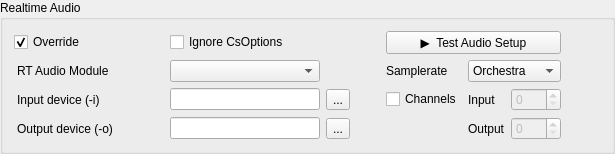
            <widget class="QGroupBox" name="groupBox_12">
             <property name="sizePolicy">
              <sizepolicy hsizetype="Preferred" vsizetype="Fixed">
               <horstretch>0</horstretch>
               <verstretch>0</verstretch>
              </sizepolicy>
             </property>
             <property name="title">
              <string>Realtime Audio</string>
             </property>
             <layout class="QGridLayout" name="gridLayout_21">
              <item row="0" column="0" colspan="3">
               <layout class="QGridLayout" name="gridLayout_19">
                <property name="verticalSpacing">
                 <number>6</number>
                </property>
                <item row="1" column="4">
                 <widget class="QLabel" name="samplerateLabel">
                  <property name="minimumSize">
                   <size>
                    <width>0</width>
                    <height>0</height>
                   </size>
                  </property>
                  <property name="maximumSize">
                   <size>
                    <width>100</width>
                    <height>16777215</height>
                   </size>
                  </property>
                  <property name="text">
                   <string>Samplerate</string>
                  </property>
                 </widget>
                </item>
                <item row="0" column="1" colspan="2">
                 <widget class="QCheckBox" name="RtOverrideCheckBox">
                  <property name="toolTip">
                   <string>&lt;html&gt;&lt;head/&gt;&lt;body&gt;&lt;p&gt;If checked, the options set within the tag &lt;span style=&quot; font-weight:600;&quot;&gt;CsOptions&lt;/span&gt; in the .csd file are ignored&lt;/p&gt;&lt;/body&gt;&lt;/html&gt;</string>
                  </property>
                  <property name="text">
                   <string>Ignore CsOptions</string>
                  </property>
                 </widget>
                </item>
                <item row="3" column="7">
                 <spacer name="horizontalSpacer_16">
                  <property name="orientation">
                   <enum>Qt::Orientation::Horizontal</enum>
                  </property>
                  <property name="sizeType">
                   <enum>QSizePolicy::Policy::Minimum</enum>
                  </property>
                  <property name="sizeHint" stdset="0">
                   <size>
                    <width>40</width>
                    <height>20</height>
                   </size>
                  </property>
                 </spacer>
                </item>
                <item row="1" column="5" colspan="2">
                 <widget class="QComboBox" name="samplerateComboBox">
                  <property name="enabled">
                   <bool>true</bool>
                  </property>
                  <property name="sizePolicy">
                   <sizepolicy hsizetype="Expanding" vsizetype="Fixed">
                    <horstretch>0</horstretch>
                    <verstretch>0</verstretch>
                   </sizepolicy>
                  </property>
                  <property name="minimumSize">
                   <size>
                    <width>0</width>
                    <height>0</height>
                   </size>
                  </property>
                  <property name="maximumSize">
                   <size>
                    <width>16777215</width>
                    <height>16777215</height>
                   </size>
                  </property>
                  <property name="toolTip">
                   <string>&lt;html&gt;&lt;head/&gt;&lt;body&gt;&lt;p&gt;Select the sample rate. &lt;br/&gt;* &lt;span style=&quot; font-weight:600;&quot;&gt;Orchestra &lt;/span&gt;(default): uses the samplerate as defined in the orchestra via the &lt;span style=&quot; font-weight:600;&quot;&gt;sr&lt;/span&gt; variable, If the backend selected does not allow to change the samplerate (jack, coreaudio), then the value of the &lt;span style=&quot; font-weight:600;&quot;&gt;sr&lt;/span&gt; variable cannot differ from the system sr. In such a case, either change the sr value to match the system  or use the &amp;quot;System&amp;quot; setting in this menu&lt;br/&gt;* &lt;span style=&quot; font-weight:600;&quot;&gt;System&lt;/span&gt;: use the samplerate of the system, overriding the value of the sr variable in the orchestra. Not all backends have a system samplerate (jack, coreaudio do, portaudio does not)&lt;br/&gt;* 44100, 48000, etc: Use this as the samplerate, overriding any value set in the orchestra &lt;/p&gt;&lt;/body&gt;&lt;/html&gt;</string>
                  </property>
                  <item>
                   <property name="text">
                    <string>Orchestra</string>
                   </property>
                  </item>
                  <item>
                   <property name="text">
                    <string>System</string>
                   </property>
                  </item>
                  <item>
                   <property name="text">
                    <string>22050</string>
                   </property>
                  </item>
                  <item>
                   <property name="text">
                    <string>44100</string>
                   </property>
                  </item>
                  <item>
                   <property name="text">
                    <string>48000</string>
                   </property>
                  </item>
                  <item>
                   <property name="text">
                    <string>88200</string>
                   </property>
                  </item>
                  <item>
                   <property name="text">
                    <string>96000</string>
                   </property>
                  </item>
                  <item>
                   <property name="text">
                    <string>192000</string>
                   </property>
                  </item>
                 </widget>
                </item>
                <item row="3" column="1">
                 <widget class="QLineEdit" name="RtOutputLineEdit">
                  <property name="minimumSize">
                   <size>
                    <width>100</width>
                    <height>0</height>
                   </size>
                  </property>
                  <property name="toolTip">
                   <string>&lt;html&gt;&lt;head/&gt;&lt;body&gt;&lt;p&gt;Audio device used for output. Use the &amp;quot;...&amp;quot; button to select one of the audio devices available (select the realtime audio module first)&lt;/p&gt;&lt;/body&gt;&lt;/html&gt;</string>
                  </property>
                 </widget>
                </item>
                <item row="0" column="4" colspan="3">
                 <widget class="QPushButton" name="testAudioSetupButton">
                  <property name="sizePolicy">
                   <sizepolicy hsizetype="Expanding" vsizetype="Fixed">
                    <horstretch>0</horstretch>
                    <verstretch>0</verstretch>
                   </sizepolicy>
                  </property>
                  <property name="maximumSize">
                   <size>
                    <width>16777215</width>
                    <height>16777215</height>
                   </size>
                  </property>
                  <property name="toolTip">
                   <string>Test the current audio/midi setup</string>
                  </property>
                  <property name="styleSheet">
                   <string notr="true"/>
                  </property>
                  <property name="text">
                   <string>▶  Test Audio Setup</string>
                  </property>
                 </widget>
                </item>
                <item row="3" column="0">
                 <widget class="QLabel" name="label_5">
                  <property name="sizePolicy">
                   <sizepolicy hsizetype="Minimum" vsizetype="Preferred">
                    <horstretch>0</horstretch>
                    <verstretch>0</verstretch>
                   </sizepolicy>
                  </property>
                  <property name="toolTip">
                   <string>&lt;html&gt;&lt;head/&gt;&lt;body&gt;&lt;p&gt;Audio device used for output. Use the &amp;quot;...&amp;quot; button to select one of the audio devices available (select the realtime audio module first)&lt;/p&gt;&lt;/body&gt;&lt;/html&gt;</string>
                  </property>
                  <property name="styleSheet">
                   <string notr="true">padding-right: 6</string>
                  </property>
                  <property name="text">
                   <string>Output device (-o)</string>
                  </property>
                 </widget>
                </item>
                <item row="3" column="2">
                 <widget class="QToolButton" name="audioOutputToolButton">
                  <property name="toolTip">
                   <string>Select from a list of output devices</string>
                  </property>
                  <property name="text">
                   <string>...</string>
                  </property>
                 </widget>
                </item>
                <item row="2" column="3">
                 <spacer name="horizontalSpacer_8">
                  <property name="orientation">
                   <enum>Qt::Orientation::Horizontal</enum>
                  </property>
                  <property name="sizeType">
                   <enum>QSizePolicy::Policy::Minimum</enum>
                  </property>
                  <property name="sizeHint" stdset="0">
                   <size>
                    <width>24</width>
                    <height>20</height>
                   </size>
                  </property>
                 </spacer>
                </item>
                <item row="0" column="0">
                 <widget class="QCheckBox" name="RtUseOptionsCheckBox">
                  <property name="minimumSize">
                   <size>
                    <width>150</width>
                    <height>0</height>
                   </size>
                  </property>
                  <property name="text">
                   <string>Override</string>
                  </property>
                  <property name="checked">
                   <bool>true</bool>
                  </property>
                 </widget>
                </item>
                <item row="2" column="4">
                 <widget class="QCheckBox" name="numChannelsCheckBox">
                  <property name="toolTip">
                   <string>&lt;html&gt;&lt;head/&gt;&lt;body&gt;&lt;p&gt;If active, overrides the number of channels set in the orchestra via the &lt;span style=&quot; font-weight:600;&quot;&gt;nchnls &lt;/span&gt;variable. To set a different number of input channels, set the &lt;span style=&quot; font-weight:600;&quot;&gt;nchnls_i &lt;/span&gt;variable in the orchestra, or use the &lt;span style=&quot; font-weight:600;&quot;&gt;--nchnls_i&lt;/span&gt; flag&lt;/p&gt;&lt;/body&gt;&lt;/html&gt;</string>
                  </property>
                  <property name="text">
                   <string>Channels</string>
                  </property>
                 </widget>
                </item>
                <item row="2" column="2">
                 <widget class="QToolButton" name="audioInputToolButton">
                  <property name="toolTip">
                   <string>Browse a list of input devices</string>
                  </property>
                  <property name="text">
                   <string>...</string>
                  </property>
                 </widget>
                </item>
                <item row="1" column="1" colspan="3">
                 <widget class="QComboBox" name="RtModuleComboBox">
                  <property name="sizePolicy">
                   <sizepolicy hsizetype="Fixed" vsizetype="Fixed">
                    <horstretch>0</horstretch>
                    <verstretch>0</verstretch>
                   </sizepolicy>
                  </property>
                  <property name="minimumSize">
                   <size>
                    <width>150</width>
                    <height>0</height>
                   </size>
                  </property>
                  <property name="toolTip">
                   <string>&lt;html&gt;&lt;head/&gt;&lt;body&gt;&lt;p&gt;Backend used for realtime audio&lt;/p&gt;&lt;p&gt;&lt;span style=&quot; font-weight:600;&quot;&gt;* portaudio&lt;/span&gt;: if in doubt, &lt;span style=&quot; font-weight:600;&quot;&gt;use the callback version&lt;/span&gt;. It performs much better, allowing lower latency.  &lt;/p&gt;&lt;/body&gt;&lt;/html&gt;</string>
                  </property>
                 </widget>
                </item>
                <item row="2" column="0">
                 <widget class="QLabel" name="label_4">
                  <property name="sizePolicy">
                   <sizepolicy hsizetype="Minimum" vsizetype="Preferred">
                    <horstretch>0</horstretch>
                    <verstretch>0</verstretch>
                   </sizepolicy>
                  </property>
                  <property name="minimumSize">
                   <size>
                    <width>0</width>
                    <height>0</height>
                   </size>
                  </property>
                  <property name="toolTip">
                   <string>&lt;html&gt;&lt;head/&gt;&lt;body&gt;&lt;p&gt;Audio device used for input. Use the &amp;quot;...&amp;quot; button to select one of the audio devices available (select the realtime audio module first)&lt;/p&gt;&lt;p&gt;This is equivalent to the &lt;span style=&quot; font-weight:600;&quot;&gt;-i&lt;/span&gt; flag&lt;/p&gt;&lt;/body&gt;&lt;/html&gt;</string>
                  </property>
                  <property name="styleSheet">
                   <string notr="true">padding-right: 6</string>
                  </property>
                  <property name="text">
                   <string>Input device (-i)</string>
                  </property>
                 </widget>
                </item>
                <item row="1" column="0">
                 <widget class="QLabel" name="label_3">
                  <property name="sizePolicy">
                   <sizepolicy hsizetype="Minimum" vsizetype="Preferred">
                    <horstretch>0</horstretch>
                    <verstretch>0</verstretch>
                   </sizepolicy>
                  </property>
                  <property name="toolTip">
                   <string>&lt;html&gt;&lt;head/&gt;&lt;body&gt;&lt;p&gt;Backend used for realtime audio&lt;/p&gt;&lt;p&gt;&lt;span style=&quot; font-weight:600;&quot;&gt;* portaudio&lt;/span&gt;: if in doubt, &lt;span style=&quot; font-weight:600;&quot;&gt;use the callback version&lt;/span&gt;. It performs much better, allowing lower latency.  &lt;/p&gt;&lt;/body&gt;&lt;/html&gt;</string>
                  </property>
                  <property name="styleSheet">
                   <string notr="true">padding-right: 6</string>
                  </property>
                  <property name="text">
                   <string>RT Audio Module</string>
                  </property>
                 </widget>
                </item>
                <item row="2" column="1">
                 <widget class="QLineEdit" name="RtInputLineEdit">
                  <property name="minimumSize">
                   <size>
                    <width>150</width>
                    <height>0</height>
                   </size>
                  </property>
                  <property name="toolTip">
                   <string>&lt;html&gt;&lt;head/&gt;&lt;body&gt;&lt;p&gt;Audio device used for input. Use the &amp;quot;...&amp;quot; button to select one of the audio devices available (select the realtime audio module first)&lt;/p&gt;&lt;/body&gt;&lt;/html&gt;</string>
                  </property>
                 </widget>
                </item>
                <item row="2" column="6">
                 <widget class="QSpinBox" name="numInputChannelsSpinBox">
                  <property name="enabled">
                   <bool>false</bool>
                  </property>
                  <property name="sizePolicy">
                   <sizepolicy hsizetype="Expanding" vsizetype="Fixed">
                    <horstretch>0</horstretch>
                    <verstretch>0</verstretch>
                   </sizepolicy>
                  </property>
                  <property name="minimumSize">
                   <size>
                    <width>50</width>
                    <height>0</height>
                   </size>
                  </property>
                  <property name="maximumSize">
                   <size>
                    <width>80</width>
                    <height>16777215</height>
                   </size>
                  </property>
                  <property name="toolTip">
                   <string>&lt;html&gt;&lt;head/&gt;&lt;body&gt;&lt;p&gt;If active, overrides the number of input channels (corresponds to the &lt;span style=&quot; font-weight:600;&quot;&gt;nchnls_i &lt;/span&gt;variable). To use 0 input channels, set input device to &amp;quot;No Input&amp;quot;. &lt;/p&gt;&lt;/body&gt;&lt;/html&gt;</string>
                  </property>
                  <property name="frame">
                   <bool>true</bool>
                  </property>
                  <property name="buttonSymbols">
                   <enum>QAbstractSpinBox::ButtonSymbols::UpDownArrows</enum>
                  </property>
                  <property name="showGroupSeparator" stdset="0">
                   <bool>false</bool>
                  </property>
                 </widget>
                </item>
                <item row="2" column="5">
                 <widget class="QLabel" name="numInputChannelsLabel">
                  <property name="text">
                   <string>Input</string>
                  </property>
                 </widget>
                </item>
                <item row="3" column="6">
                 <widget class="QSpinBox" name="numChannelsSpinBox">
                  <property name="enabled">
                   <bool>false</bool>
                  </property>
                  <property name="sizePolicy">
                   <sizepolicy hsizetype="Expanding" vsizetype="Fixed">
                    <horstretch>0</horstretch>
                    <verstretch>0</verstretch>
                   </sizepolicy>
                  </property>
                  <property name="minimumSize">
                   <size>
                    <width>50</width>
                    <height>0</height>
                   </size>
                  </property>
                  <property name="maximumSize">
                   <size>
                    <width>80</width>
                    <height>16777215</height>
                   </size>
                  </property>
                  <property name="toolTip">
                   <string>&lt;html&gt;&lt;head/&gt;&lt;body&gt;&lt;p&gt;If active, overrides the number of output channels (corresponds to the  &lt;span style=&quot; font-weight:600;&quot;&gt;nchnls &lt;/span&gt;variable) &lt;/p&gt;&lt;/body&gt;&lt;/html&gt;</string>
                  </property>
                 </widget>
                </item>
                <item row="3" column="5">
                 <widget class="QLabel" name="label_41">
                  <property name="text">
                   <string>Output</string>
                  </property>
                 </widget>
                </item>
               </layout>
              </item>
             </layout>
            </widget>
